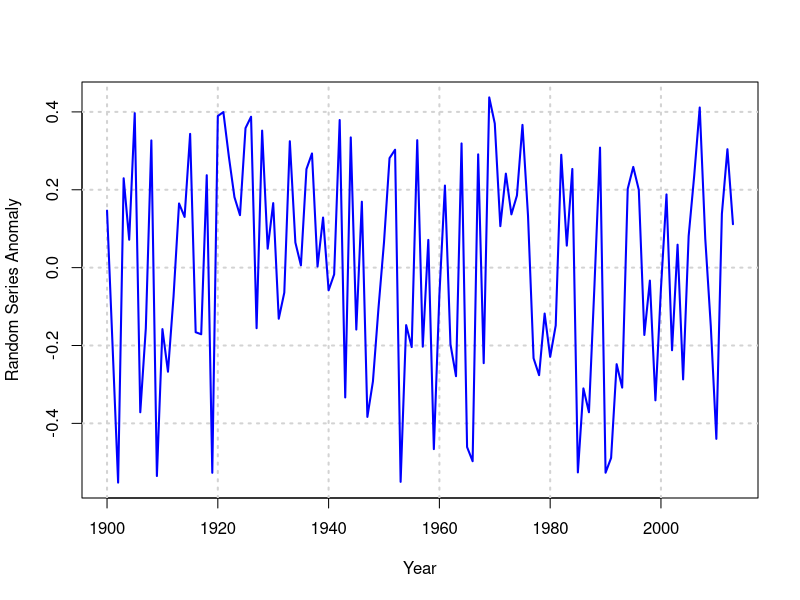

Recreate this plot in R.
# Title: HelloLCCVP_test.r
# Description: Initial Hello LCCVP Git Program
# Author: Patrick Jantz
# Date: 6.6.2013
# Abstract: Program prints a greeting from team members and plots anomalies from
# a random time series

#---------------------------------INTIALIZE-----------------------------------------------------------
print('Hello LCCVP Git world!')
print('If you can read this, please add another print line with your name and organization:')
#-----------------------------------------------------------------------------------------------------


# add some code below to introduce yourself.
#---------------------------------INTRO SECTION-------------------------------------------------------
user1 <- 'Patrick Jantz'
org1 <- 'Woods Hole Research Center'
print(paste('This is ',user1,' from ',org1,'.',' Checking in.',sep=""))

user2 <- 'Tony Chang'
org2 <- 'Montana State University'
print(paste('This is ',user2,' from ',org2,'.',' Checking in. All things go here.',sep=""))

user3 <- "John Gross"
org3 <- "NPS"
print(paste('This is ',user3,' from ',org3,'.',' Checking in.',sep=""))

user4 <- 'Scott Zolkos'
print(paste('This is ',user4,' from ',org1,'.',' Checking in.',sep=""))

#---------------------------------END INTRO SECTION---------------------------------------------------


#---------------------------------RANDOM TIME SERIES PLOTS--------------------------------------------

startyear = 1900
endyear = 2013
nyears = endyear - startyear + 1
x = seq(startyear, endyear)
y = runif(nyears)
# plt.figure(1)
# ax = plt.subplot(1,1,1)
plot(x,y - mean(y), type='n', main='', xlab='Year', ylab="Random Series Anomaly")
grid(lwd=2)
lines(x,y - mean(y), col='blue', lwd=2)

#---------------------------------END----------------------------------------------------------------

